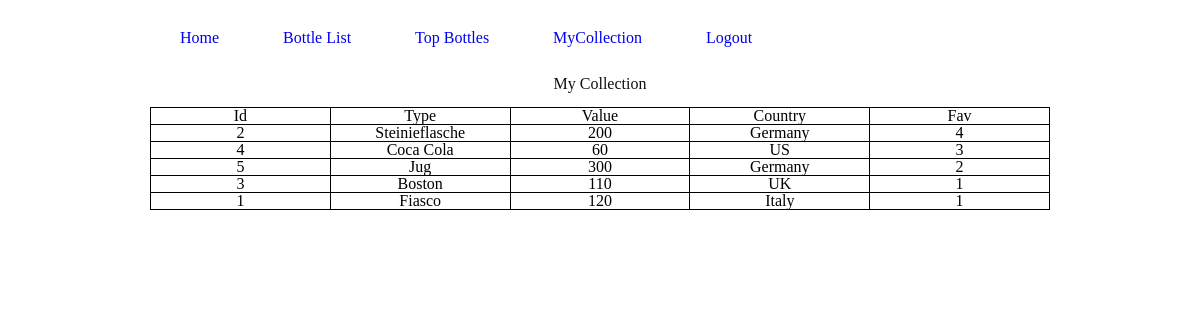
The page /topbottles.php on the database its author committed.
### tables this page shows
CREATE TABLE `bottles` (
  `Id` int(11) NOT NULL,
  `Image` blob NOT NULL,
  `Type` varchar(225) NOT NULL,
  `Value` varchar(225) NOT NULL,
  `Country` varchar(225) NOT NULL,
  `Fav` varchar(255) DEFAULT NULL
);

### topbottles.php (the view, shortened to what this page needs)
<?php
include_once 'header.php';
?>
<html>
<head>
<link href="css/mycollection.css" rel="stylesheet">
<h1>My Collection </h1>
<body>
<?php
$con=mysqli_connect("localhost","root","","mycollection");
$sql="SELECT* FROM bottles ORDER BY Fav DESC ";
$mydata=mysqli_query($con,$sql);
echo "<table border=1>
<tr>
<th>Id</th>
<th>Type</th>
<th>Value</th>
<th>Country</th>
<th>Fav</th>
</tr>";
while($record=mysqli_fetch_array($mydata)){
	echo "<form action=MyCollection.php method=post>";
	echo "<tr>";
echo "<td>". $record['Id'] . "</td>";
echo "<td>". $record["Type"] . "</td>";
echo "<td>". $record['Value'] . "</td>";
echo "<td>". $record['Country'] . "</td>";
echo "<td>". $record['Fav'] . "</td>";
echo "</tr>";
echo "</form>";
}
echo "</table>";
?>

### css/style.css (style rules this page uses)
body { background-color:azure }
h1, h2, h3, h4, h5, h6, p { font-family:'Roboto', sans-serif; color: #111; line-height: 24px; }
h1 { font-weight: 600; font-size: 32px; padding: 20px 0; text-align: center; }

### css/header.css (style rules this page uses)
* { margin: 0; padding: 0; box-sizing: border-box; font-family; 'Poppins', sans-serif; }

### css/mycollection.css (style rules this page uses)
body { background-color:white }
h1 { text-align:center; }

### topbottles.php (style rules this page uses)
table { border-collapse: collapse; border: 1px solid black; margin: 15px auto 10px auto; }
th,td { border: 1px solid black; text-align: center; width:180px; }

### rows shown on the page
bottles: Id "2", Type "Steinieflasche", Value "200", Country "Germany", Fav "4"
bottles: Id "4", Type "Coca Cola", Value "60", Country "US", Fav "3"
bottles: Id "5", Type "Jug", Value "300", Country "Germany", Fav "2"
bottles: Id "3", Type "Boston", Value "110", Country "UK", Fav "1"
bottles: Id "1", Type "Fiasco", Value "120", Country "Italy", Fav "1"
